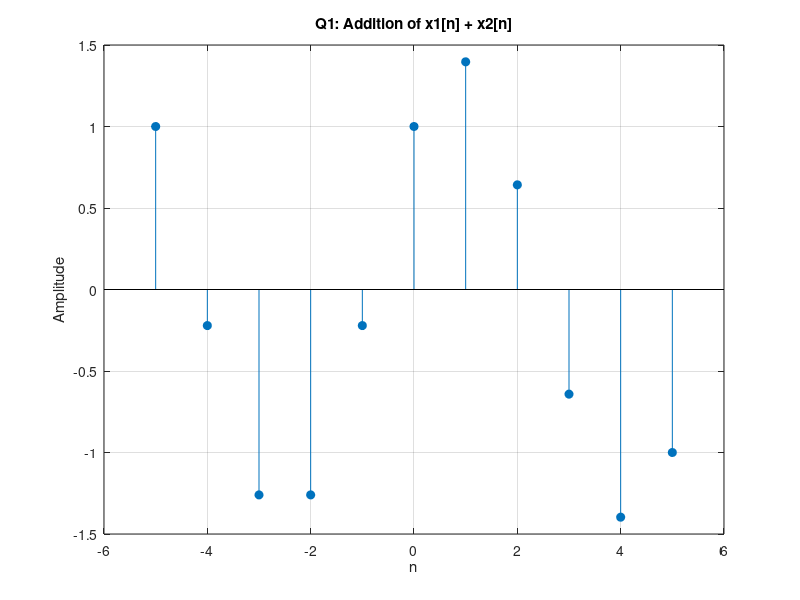
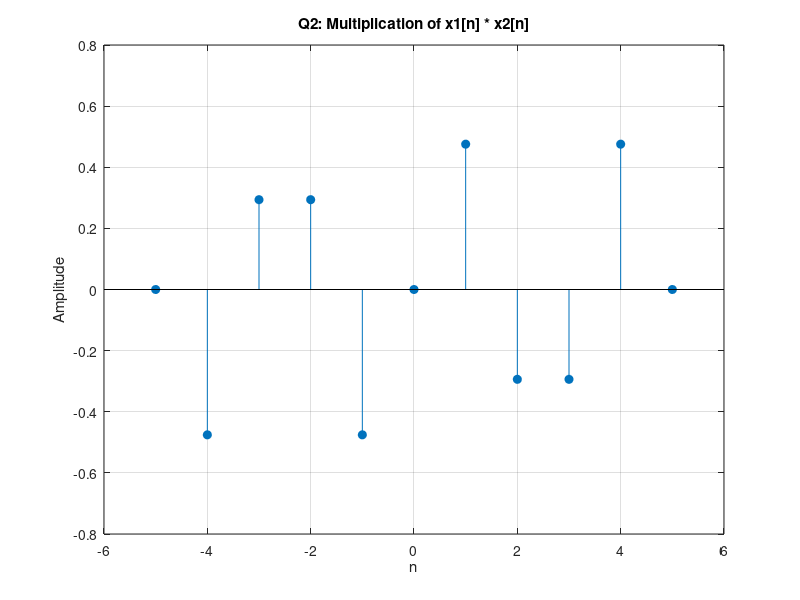
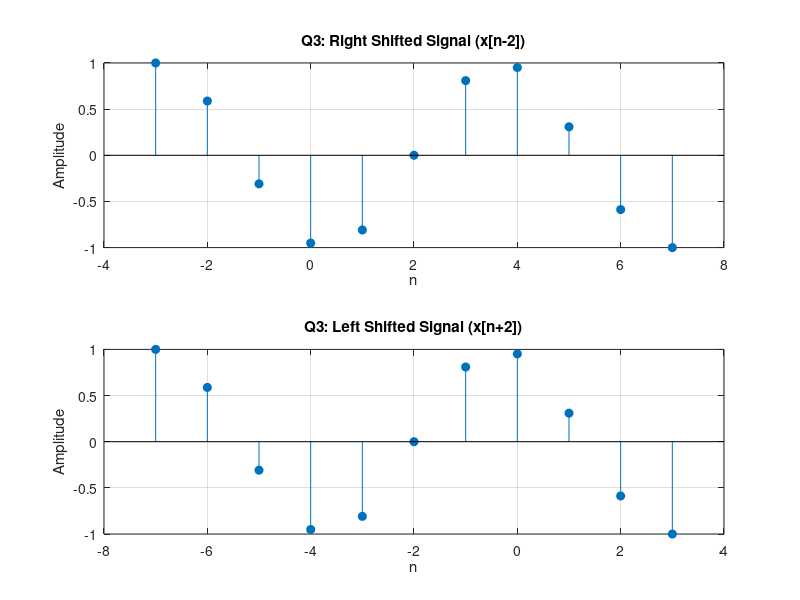

These figures' MATLAB source, in order:
% Practical 05 – Signal Operations

clc;
clear all;
close all;

% Define discrete-time signals
n = -5:5;
x1 = sin(0.3*pi*n);   % First signal
x2 = cos(0.3*pi*n);   % Second signal

%% Q1 - Addition of two discrete-time signals
x_add = x1 + x2;
figure;
stem(n, x_add, 'filled');
title('Q1: Addition of x1[n] + x2[n]');
xlabel('n'); ylabel('Amplitude');
grid on;

%% Q2 - Multiplication of two discrete-time signals
x_mult = x1 .* x2;
figure;
stem(n, x_mult, 'filled');
title('Q2: Multiplication of x1[n] * x2[n]');
xlabel('n'); ylabel('Amplitude');
grid on;

%% Q3 - Signal Shifting (Right: delay by 2 units, Left: advance by 2 units)
n_shift_right = n + 2;  % Delay
n_shift_left = n - 2;   % Advance

figure;
subplot(2,1,1);
stem(n_shift_right, x1, 'filled');
title('Q3: Right Shifted Signal (x[n-2])');
xlabel('n'); ylabel('Amplitude');
grid on;

subplot(2,1,2);
stem(n_shift_left, x1, 'filled');
title('Q3: Left Shifted Signal (x[n+2])');
xlabel('n'); ylabel('Amplitude');
grid on;